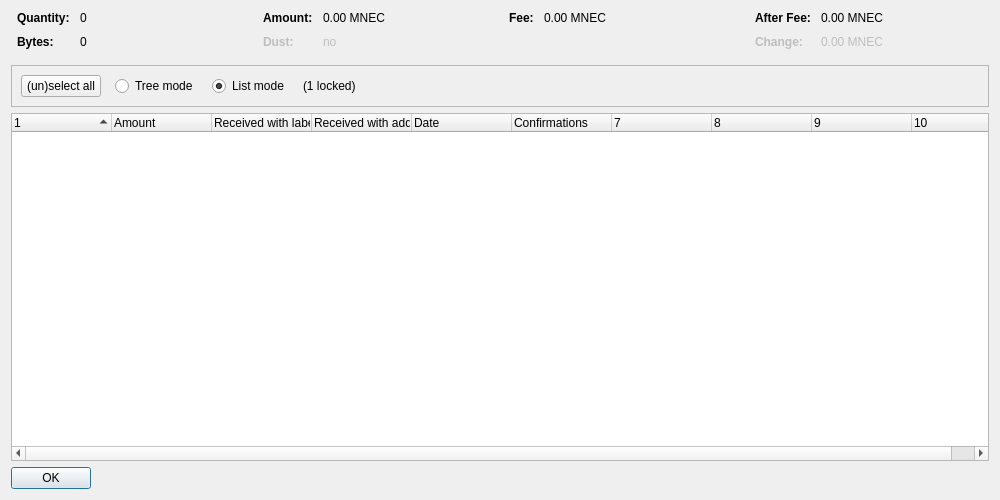
<?xml version="1.0" encoding="UTF-8"?>
<ui version="4.0">
 <class>CoinControlDialog</class>
 <widget class="QDialog" name="CoinControlDialog">
  <property name="geometry">
   <rect>
    <x>0</x>
    <y>0</y>
    <width>1000</width>
    <height>500</height>
   </rect>
  </property>
  <property name="windowTitle">
   <string>Coin Selection</string>
  </property>
  <layout class="QVBoxLayout" name="verticalLayout">
   <item>
    <layout class="QHBoxLayout" name="horizontalLayoutTop" stretch="0,0,0,0">
     <property name="topMargin">
      <number>0</number>
     </property>
     <property name="bottomMargin">
      <number>10</number>
     </property>
     <item>
      <layout class="QFormLayout" name="formLayoutCoinControl1">
       <property name="horizontalSpacing">
        <number>10</number>
       </property>
       <property name="verticalSpacing">
        <number>10</number>
       </property>
       <property name="leftMargin">
        <number>6</number>
       </property>
       <property name="rightMargin">
        <number>6</number>
       </property>
       <item row="0" column="0">
        <widget class="QLabel" name="labelCoinControlQuantityText">
         <property name="font">
          <font>
           <weight>75</weight>
           <bold>true</bold>
          </font>
         </property>
         <property name="text">
          <string>Quantity:</string>
         </property>
        </widget>
       </item>
       <item row="0" column="1">
        <widget class="QLabel" name="labelCoinControlQuantity">
         <property name="cursor">
          <cursorShape>IBeamCursor</cursorShape>
         </property>
         <property name="contextMenuPolicy">
          <enum>Qt::ActionsContextMenu</enum>
         </property>
         <property name="text">
          <string notr="true">0</string>
         </property>
         <property name="textInteractionFlags">
          <set>Qt::LinksAccessibleByMouse|Qt::TextSelectableByKeyboard|Qt::TextSelectableByMouse</set>
         </property>
        </widget>
       </item>
       <item row="1" column="0">
        <widget class="QLabel" name="labelCoinControlBytesText">
         <property name="font">
          <font>
           <weight>75</weight>
           <bold>true</bold>
          </font>
         </property>
         <property name="text">
          <string>Bytes:</string>
         </property>
        </widget>
       </item>
       <item row="1" column="1">
        <widget class="QLabel" name="labelCoinControlBytes">
         <property name="cursor">
          <cursorShape>IBeamCursor</cursorShape>
         </property>
         <property name="contextMenuPolicy">
          <enum>Qt::ActionsContextMenu</enum>
         </property>
         <property name="text">
          <string notr="true">0</string>
         </property>
         <property name="textInteractionFlags">
          <set>Qt::LinksAccessibleByMouse|Qt::TextSelectableByKeyboard|Qt::TextSelectableByMouse</set>
         </property>
        </widget>
       </item>
      </layout>
     </item>
     <item>
      <layout class="QFormLayout" name="formLayoutCoinControl2">
       <property name="horizontalSpacing">
        <number>10</number>
       </property>
       <property name="verticalSpacing">
        <number>10</number>
       </property>
       <property name="leftMargin">
        <number>6</number>
       </property>
       <property name="rightMargin">
        <number>6</number>
       </property>
       <item row="0" column="0">
        <widget class="QLabel" name="labelCoinControlAmountText">
         <property name="font">
          <font>
           <weight>75</weight>
           <bold>true</bold>
          </font>
         </property>
         <property name="text">
          <string>Amount:</string>
         </property>
        </widget>
       </item>
       <item row="0" column="1">
        <widget class="QLabel" name="labelCoinControlAmount">
         <property name="cursor">
          <cursorShape>IBeamCursor</cursorShape>
         </property>
         <property name="contextMenuPolicy">
          <enum>Qt::ActionsContextMenu</enum>
         </property>
         <property name="text">
          <string notr="true">0.00 MNEC</string>
         </property>
         <property name="textInteractionFlags">
          <set>Qt::LinksAccessibleByMouse|Qt::TextSelectableByKeyboard|Qt::TextSelectableByMouse</set>
         </property>
        </widget>
       </item>
       <item row="1" column="0">
        <widget class="QLabel" name="labelCoinControlLowOutputText">
         <property name="enabled">
          <bool>false</bool>
         </property>
         <property name="font">
          <font>
           <weight>75</weight>
           <bold>true</bold>
          </font>
         </property>
         <property name="text">
          <string>Dust:</string>
         </property>
        </widget>
       </item>
       <item row="1" column="1">
        <widget class="QLabel" name="labelCoinControlLowOutput">
         <property name="enabled">
          <bool>false</bool>
         </property>
         <property name="cursor">
          <cursorShape>IBeamCursor</cursorShape>
         </property>
         <property name="contextMenuPolicy">
          <enum>Qt::ActionsContextMenu</enum>
         </property>
         <property name="text">
          <string notr="true">no</string>
         </property>
         <property name="textInteractionFlags">
          <set>Qt::LinksAccessibleByMouse|Qt::TextSelectableByKeyboard|Qt::TextSelectableByMouse</set>
         </property>
        </widget>
       </item>
      </layout>
     </item>
     <item>
      <layout class="QFormLayout" name="formLayoutCoinControl3">
       <property name="horizontalSpacing">
        <number>10</number>
       </property>
       <property name="verticalSpacing">
        <number>10</number>
       </property>
       <property name="leftMargin">
        <number>6</number>
       </property>
       <property name="rightMargin">
        <number>6</number>
       </property>
       <item row="0" column="0">
        <widget class="QLabel" name="labelCoinControlFeeText">
         <property name="font">
          <font>
           <weight>75</weight>
           <bold>true</bold>
          </font>
         </property>
         <property name="text">
          <string>Fee:</string>
         </property>
        </widget>
       </item>
       <item row="0" column="1">
        <widget class="QLabel" name="labelCoinControlFee">
         <property name="cursor">
          <cursorShape>IBeamCursor</cursorShape>
         </property>
         <property name="contextMenuPolicy">
          <enum>Qt::ActionsContextMenu</enum>
         </property>
         <property name="text">
          <string notr="true">0.00 MNEC</string>
         </property>
         <property name="textInteractionFlags">
          <set>Qt::LinksAccessibleByMouse|Qt::TextSelectableByKeyboard|Qt::TextSelectableByMouse</set>
         </property>
        </widget>
       </item>
      </layout>
     </item>
     <item>
      <layout class="QFormLayout" name="formLayoutCoinControl4">
       <property name="horizontalSpacing">
        <number>10</number>
       </property>
       <property name="verticalSpacing">
        <number>10</number>
       </property>
       <property name="leftMargin">
        <number>6</number>
       </property>
       <property name="rightMargin">
        <number>6</number>
       </property>
       <item row="0" column="0">
        <widget class="QLabel" name="labelCoinControlAfterFeeText">
         <property name="font">
          <font>
           <weight>75</weight>
           <bold>true</bold>
          </font>
         </property>
         <property name="text">
          <string>After Fee:</string>
         </property>
        </widget>
       </item>
       <item row="0" column="1">
        <widget class="QLabel" name="labelCoinControlAfterFee">
         <property name="cursor">
          <cursorShape>IBeamCursor</cursorShape>
         </property>
         <property name="contextMenuPolicy">
          <enum>Qt::ActionsContextMenu</enum>
         </property>
         <property name="text">
          <string notr="true">0.00 MNEC</string>
         </property>
         <property name="textInteractionFlags">
          <set>Qt::LinksAccessibleByMouse|Qt::TextSelectableByKeyboard|Qt::TextSelectableByMouse</set>
         </property>
        </widget>
       </item>
       <item row="1" column="0">
        <widget class="QLabel" name="labelCoinControlChangeText">
         <property name="enabled">
          <bool>false</bool>
         </property>
         <property name="font">
          <font>
           <weight>75</weight>
           <bold>true</bold>
          </font>
         </property>
         <property name="text">
          <string>Change:</string>
         </property>
        </widget>
       </item>
       <item row="1" column="1">
        <widget class="QLabel" name="labelCoinControlChange">
         <property name="enabled">
          <bool>false</bool>
         </property>
         <property name="cursor">
          <cursorShape>IBeamCursor</cursorShape>
         </property>
         <property name="contextMenuPolicy">
          <enum>Qt::ActionsContextMenu</enum>
         </property>
         <property name="text">
          <string notr="true">0.00 MNEC</string>
         </property>
         <property name="textInteractionFlags">
          <set>Qt::LinksAccessibleByMouse|Qt::TextSelectableByKeyboard|Qt::TextSelectableByMouse</set>
         </property>
        </widget>
       </item>
      </layout>
     </item>
    </layout>
   </item>
   <item>
    <widget class="QFrame" name="frame">
     <property name="minimumSize">
      <size>
       <width>0</width>
       <height>40</height>
      </size>
     </property>
     <property name="frameShape">
      <enum>QFrame::StyledPanel</enum>
     </property>
     <property name="frameShadow">
      <enum>QFrame::Sunken</enum>
     </property>
     <layout class="QHBoxLayout" name="horizontalLayout">
      <item>
       <layout class="QHBoxLayout" name="horizontalLayoutPanel" stretch="0,0,0,0,0">
        <property name="spacing">
         <number>14</number>
        </property>
        <item>
         <widget class="QPushButton" name="pushButtonSelectAll">
          <property name="sizePolicy">
           <sizepolicy hsizetype="Maximum" vsizetype="Fixed">
            <horstretch>0</horstretch>
            <verstretch>0</verstretch>
           </sizepolicy>
          </property>
          <property name="text">
           <string>(un)select all</string>
          </property>
          <property name="autoDefault">
           <bool>false</bool>
          </property>
         </widget>
        </item>
        <item>
         <widget class="QRadioButton" name="radioTreeMode">
          <property name="sizePolicy">
           <sizepolicy hsizetype="Maximum" vsizetype="Fixed">
            <horstretch>0</horstretch>
            <verstretch>0</verstretch>
           </sizepolicy>
          </property>
          <property name="text">
           <string>Tree mode</string>
          </property>
         </widget>
        </item>
        <item>
         <widget class="QRadioButton" name="radioListMode">
          <property name="sizePolicy">
           <sizepolicy hsizetype="Maximum" vsizetype="Fixed">
            <horstretch>0</horstretch>
            <verstretch>0</verstretch>
           </sizepolicy>
          </property>
          <property name="text">
           <string>List mode</string>
          </property>
          <property name="checked">
           <bool>true</bool>
          </property>
         </widget>
        </item>
        <item>
         <widget class="QLabel" name="labelLocked">
          <property name="text">
           <string notr="true">(1 locked)</string>
          </property>
         </widget>
        </item>
        <item>
         <spacer name="horizontalSpacer">
          <property name="orientation">
           <enum>Qt::Horizontal</enum>
          </property>
          <property name="sizeHint" stdset="0">
           <size>
            <width>40</width>
            <height>20</height>
           </size>
          </property>
         </spacer>
        </item>
       </layout>
      </item>
     </layout>
    </widget>
   </item>
   <item>
    <widget class="CoinControlTreeWidget" name="treeWidget">
     <property name="contextMenuPolicy">
      <enum>Qt::CustomContextMenu</enum>
     </property>
     <property name="sortingEnabled">
      <bool>false</bool>
     </property>
     <property name="columnCount">
      <number>10</number>
     </property>
     <attribute name="headerShowSortIndicator" stdset="0">
      <bool>true</bool>
     </attribute>
     <attribute name="headerStretchLastSection">
      <bool>false</bool>
     </attribute>
     <column>
      <property name="text">
       <string/>
      </property>
     </column>
     <column>
      <property name="text">
       <string>Amount</string>
      </property>
     </column>
     <column>
      <property name="text">
       <string>Received with label</string>
      </property>
     </column>
     <column>
      <property name="text">
       <string>Received with address</string>
      </property>
     </column>
     <column>
      <property name="text">
       <string>Date</string>
      </property>
     </column>
     <column>
      <property name="text">
       <string>Confirmations</string>
      </property>
      <property name="toolTip">
       <string>Confirmed</string>
      </property>
     </column>
     <column>
      <property name="text">
       <string/>
      </property>
     </column>
     <column>
      <property name="text">
       <string/>
      </property>
     </column>
     <column>
      <property name="text">
       <string/>
      </property>
     </column>
     <column>
      <property name="text">
       <string/>
      </property>
     </column>
    </widget>
   </item>
   <item>
    <widget class="QDialogButtonBox" name="buttonBox">
     <property name="sizePolicy">
      <sizepolicy hsizetype="Maximum" vsizetype="Fixed">
       <horstretch>0</horstretch>
       <verstretch>0</verstretch>
      </sizepolicy>
     </property>
     <property name="orientation">
      <enum>Qt::Horizontal</enum>
     </property>
     <property name="standardButtons">
      <set>QDialogButtonBox::Ok</set>
     </property>
    </widget>
   </item>
  </layout>
 </widget>
 <customwidgets>
  <customwidget>
   <class>CoinControlTreeWidget</class>
   <extends>QTreeWidget</extends>
   <header>coincontroltreewidget.h</header>
  </customwidget>
 </customwidgets>
 <resources/>
 <connections/>
</ui>
